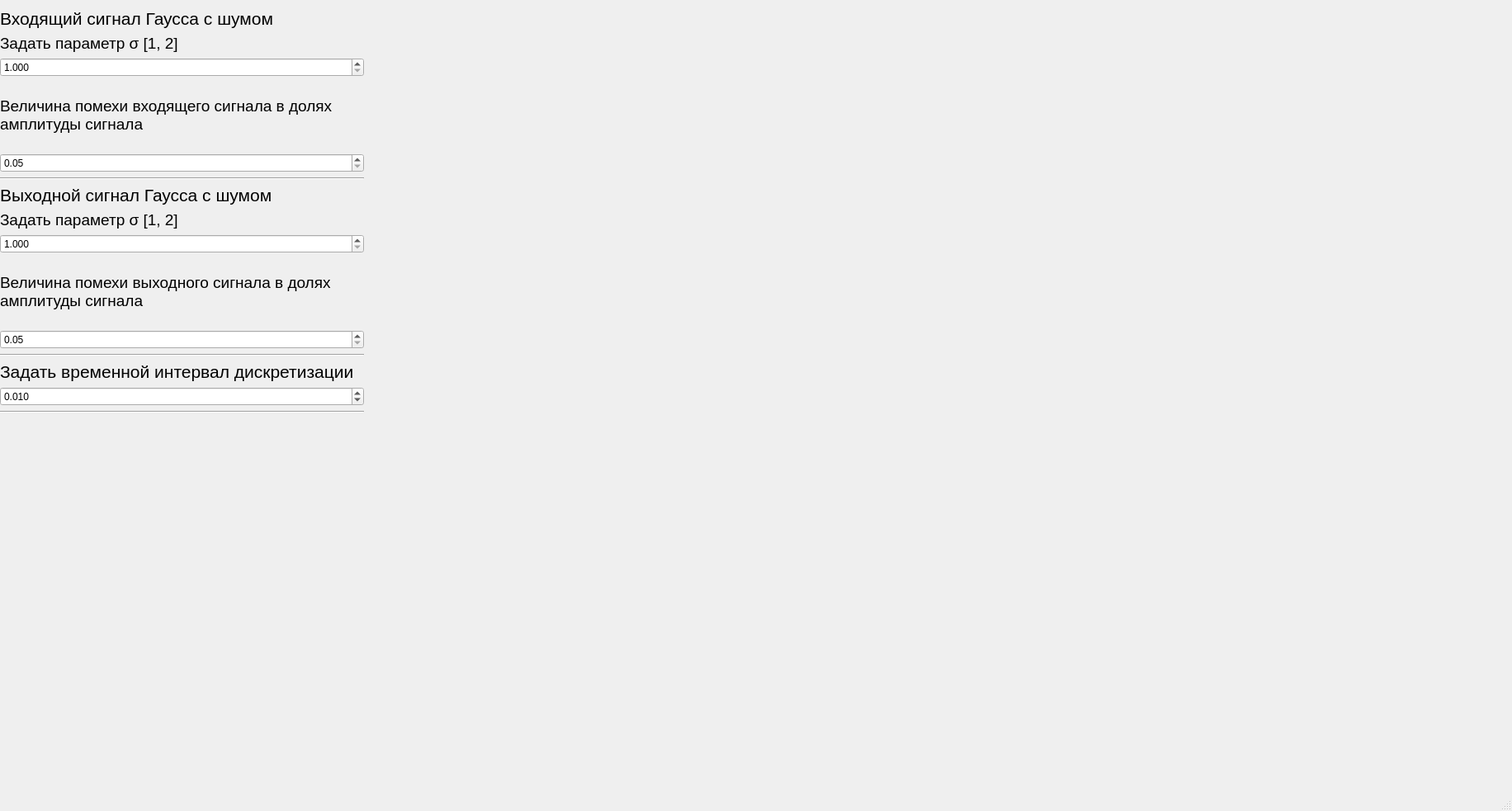
<?xml version="1.0" encoding="UTF-8"?>
<ui version="4.0">
 <class>MainWindow</class>
 <widget class="QMainWindow" name="MainWindow">
  <property name="geometry">
   <rect>
    <x>0</x>
    <y>0</y>
    <width>1832</width>
    <height>983</height>
   </rect>
  </property>
  <property name="windowTitle">
   <string>MainWindow</string>
  </property>
  <widget class="QWidget" name="centralwidget">
   <widget class="QWidget" name="verticalLayoutWidget">
    <property name="geometry">
     <rect>
      <x>0</x>
      <y>10</y>
      <width>441</width>
      <height>491</height>
     </rect>
    </property>
    <layout class="QVBoxLayout" name="verticalLayout">
     <item>
      <widget class="QLabel" name="label_6">
       <property name="sizePolicy">
        <sizepolicy hsizetype="Fixed" vsizetype="Fixed">
         <horstretch>0</horstretch>
         <verstretch>0</verstretch>
        </sizepolicy>
       </property>
       <property name="font">
        <font>
         <pointsize>16</pointsize>
        </font>
       </property>
       <property name="text">
        <string>Входящий сигнал Гаусса с шумом</string>
       </property>
       <property name="textFormat">
        <enum>Qt::PlainText</enum>
       </property>
       <property name="margin">
        <number>1</number>
       </property>
      </widget>
     </item>
     <item>
      <widget class="QLabel" name="label_7">
       <property name="sizePolicy">
        <sizepolicy hsizetype="Fixed" vsizetype="Fixed">
         <horstretch>0</horstretch>
         <verstretch>0</verstretch>
        </sizepolicy>
       </property>
       <property name="font">
        <font>
         <pointsize>14</pointsize>
        </font>
       </property>
       <property name="text">
        <string>Задать параметр σ [1, 2]</string>
       </property>
      </widget>
     </item>
     <item>
      <widget class="QDoubleSpinBox" name="gaussSigmaInputdoubleSpinBox">
       <property name="decimals">
        <number>3</number>
       </property>
       <property name="minimum">
        <double>1.000000000000000</double>
       </property>
       <property name="maximum">
        <double>2.000000000000000</double>
       </property>
       <property name="singleStep">
        <double>1.000000000000000</double>
       </property>
       <property name="stepType">
        <enum>QAbstractSpinBox::AdaptiveDecimalStepType</enum>
       </property>
       <property name="value">
        <double>1.000000000000000</double>
       </property>
      </widget>
     </item>
     <item>
      <widget class="QLabel" name="label_13">
       <property name="sizePolicy">
        <sizepolicy hsizetype="Preferred" vsizetype="Minimum">
         <horstretch>0</horstretch>
         <verstretch>0</verstretch>
        </sizepolicy>
       </property>
       <property name="font">
        <font>
         <pointsize>14</pointsize>
        </font>
       </property>
       <property name="acceptDrops">
        <bool>true</bool>
       </property>
       <property name="text">
        <string>Величина помехи входящего сигнала в долях амплитуды сигнала</string>
       </property>
       <property name="textFormat">
        <enum>Qt::PlainText</enum>
       </property>
       <property name="scaledContents">
        <bool>true</bool>
       </property>
       <property name="wordWrap">
        <bool>true</bool>
       </property>
       <property name="margin">
        <number>1</number>
       </property>
      </widget>
     </item>
     <item>
      <widget class="QDoubleSpinBox" name="Sigma_F_Input_doubleSpinBox">
       <property name="decimals">
        <number>2</number>
       </property>
       <property name="minimum">
        <double>0.050000000000000</double>
       </property>
       <property name="maximum">
        <double>0.100000000000000</double>
       </property>
       <property name="singleStep">
        <double>0.010000000000000</double>
       </property>
       <property name="stepType">
        <enum>QAbstractSpinBox::AdaptiveDecimalStepType</enum>
       </property>
       <property name="value">
        <double>0.050000000000000</double>
       </property>
      </widget>
     </item>
     <item>
      <widget class="Line" name="line_2">
       <property name="orientation">
        <enum>Qt::Horizontal</enum>
       </property>
      </widget>
     </item>
     <item>
      <widget class="QLabel" name="label_9">
       <property name="sizePolicy">
        <sizepolicy hsizetype="Fixed" vsizetype="Fixed">
         <horstretch>0</horstretch>
         <verstretch>0</verstretch>
        </sizepolicy>
       </property>
       <property name="font">
        <font>
         <pointsize>16</pointsize>
        </font>
       </property>
       <property name="text">
        <string>Выходной сигнал Гаусса с шумом</string>
       </property>
       <property name="textFormat">
        <enum>Qt::PlainText</enum>
       </property>
       <property name="margin">
        <number>1</number>
       </property>
      </widget>
     </item>
     <item>
      <widget class="QLabel" name="label_8">
       <property name="sizePolicy">
        <sizepolicy hsizetype="Fixed" vsizetype="Fixed">
         <horstretch>0</horstretch>
         <verstretch>0</verstretch>
        </sizepolicy>
       </property>
       <property name="font">
        <font>
         <pointsize>14</pointsize>
        </font>
       </property>
       <property name="text">
        <string>Задать параметр σ [1, 2]</string>
       </property>
      </widget>
     </item>
     <item>
      <widget class="QDoubleSpinBox" name="gaussSigmaOutputdoubleSpinBox">
       <property name="decimals">
        <number>3</number>
       </property>
       <property name="minimum">
        <double>1.000000000000000</double>
       </property>
       <property name="maximum">
        <double>2.000000000000000</double>
       </property>
       <property name="singleStep">
        <double>1.000000000000000</double>
       </property>
       <property name="stepType">
        <enum>QAbstractSpinBox::AdaptiveDecimalStepType</enum>
       </property>
       <property name="value">
        <double>1.000000000000000</double>
       </property>
      </widget>
     </item>
     <item>
      <widget class="QLabel" name="label_14">
       <property name="sizePolicy">
        <sizepolicy hsizetype="Preferred" vsizetype="Minimum">
         <horstretch>0</horstretch>
         <verstretch>0</verstretch>
        </sizepolicy>
       </property>
       <property name="font">
        <font>
         <pointsize>14</pointsize>
        </font>
       </property>
       <property name="acceptDrops">
        <bool>true</bool>
       </property>
       <property name="text">
        <string>Величина помехи выходного сигнала в долях амплитуды сигнала</string>
       </property>
       <property name="textFormat">
        <enum>Qt::PlainText</enum>
       </property>
       <property name="scaledContents">
        <bool>true</bool>
       </property>
       <property name="wordWrap">
        <bool>true</bool>
       </property>
       <property name="margin">
        <number>1</number>
       </property>
      </widget>
     </item>
     <item>
      <widget class="QDoubleSpinBox" name="Sigma_F_Output_doubleSpinBox">
       <property name="decimals">
        <number>2</number>
       </property>
       <property name="minimum">
        <double>0.050000000000000</double>
       </property>
       <property name="maximum">
        <double>0.100000000000000</double>
       </property>
       <property name="singleStep">
        <double>0.010000000000000</double>
       </property>
       <property name="stepType">
        <enum>QAbstractSpinBox::AdaptiveDecimalStepType</enum>
       </property>
       <property name="value">
        <double>0.050000000000000</double>
       </property>
      </widget>
     </item>
     <item>
      <widget class="Line" name="line_4">
       <property name="orientation">
        <enum>Qt::Horizontal</enum>
       </property>
      </widget>
     </item>
     <item>
      <widget class="QLabel" name="label_5">
       <property name="sizePolicy">
        <sizepolicy hsizetype="Fixed" vsizetype="Fixed">
         <horstretch>0</horstretch>
         <verstretch>0</verstretch>
        </sizepolicy>
       </property>
       <property name="font">
        <font>
         <pointsize>16</pointsize>
        </font>
       </property>
       <property name="text">
        <string>Задать временной интервал дискретизации</string>
       </property>
       <property name="textFormat">
        <enum>Qt::PlainText</enum>
       </property>
       <property name="margin">
        <number>1</number>
       </property>
      </widget>
     </item>
     <item>
      <widget class="QDoubleSpinBox" name="dxdoubleSpinBox">
       <property name="decimals">
        <number>3</number>
       </property>
       <property name="minimum">
        <double>0.001000000000000</double>
       </property>
       <property name="stepType">
        <enum>QAbstractSpinBox::AdaptiveDecimalStepType</enum>
       </property>
       <property name="value">
        <double>0.010000000000000</double>
       </property>
      </widget>
     </item>
     <item>
      <widget class="Line" name="line_3">
       <property name="orientation">
        <enum>Qt::Horizontal</enum>
       </property>
      </widget>
     </item>
    </layout>
   </widget>
   <widget class="QWidget" name="Weiner_widget" native="true">
    <property name="geometry">
     <rect>
      <x>450</x>
      <y>10</y>
      <width>1381</width>
      <height>491</height>
     </rect>
    </property>
   </widget>
  </widget>
  <widget class="QStatusBar" name="statusbar"/>
 </widget>
 <resources/>
 <connections/>
</ui>
